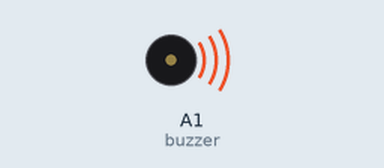
Bench run of a program on a simulated CircuitPython board. On the bench: buzzer (waves = sounding).

Above: at 0.5 s.
At 5.0 s:
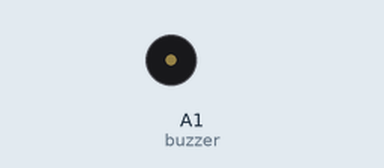
Timing chart, 0 to 6.9 s (numbered marks = the images above):
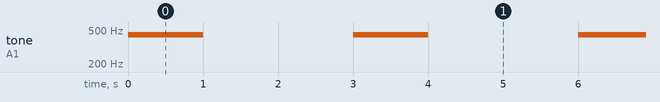

Measured:
- by itself, tone on A1 (buzzer): alternates 440 Hz for 1.0 s and silent for 2.0 s

The program:

external-buzzer.py
```python
#-- ExternalBuzzerDirect.py - CircuitPython code for CPX --#
# Use external buzzer connected through breadboard

# Import Section
import board
import pwmio
from time import sleep

# Setup Section
buzzer = pwmio.PWMOut(board.A1, variable_frequency=True)
buzzer.frequency = 440 # This is an A3
OFF = 0
ON = 2**15
# Loop Section
while True:
    buzzer.duty_cycle = ON
    sleep(1.0)
    buzzer.duty_cycle = OFF
    sleep(2.0)
```
